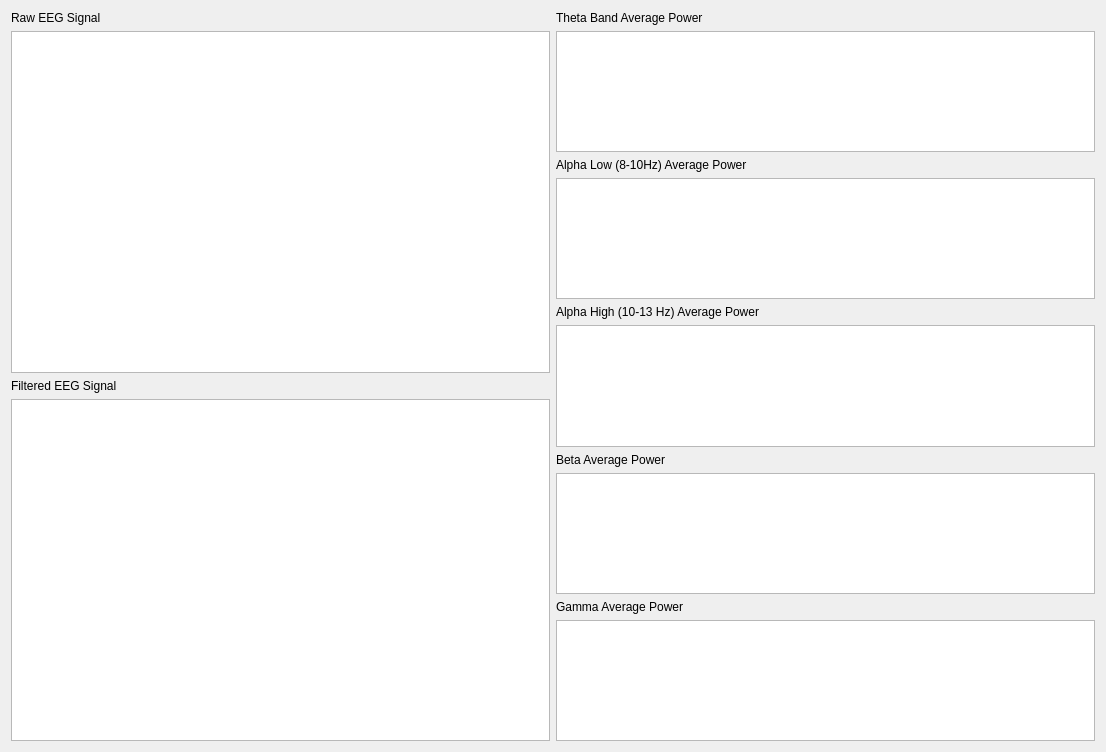
<?xml version="1.0" encoding="UTF-8"?>
<ui version="4.0">
 <class>Dialog</class>
 <widget class="QDialog" name="Dialog">
  <property name="geometry">
   <rect>
    <x>0</x>
    <y>0</y>
    <width>1106</width>
    <height>752</height>
   </rect>
  </property>
  <property name="windowTitle">
   <string>EEG Summary</string>
  </property>
  <layout class="QGridLayout" name="gridLayout">
   <item row="0" column="0">
    <layout class="QVBoxLayout" name="verticalLayout">
     <item>
      <widget class="QLabel" name="label">
       <property name="text">
        <string>Raw EEG Signal</string>
       </property>
      </widget>
     </item>
     <item>
      <widget class="PlotWidget" name="raw"/>
     </item>
     <item>
      <widget class="QLabel" name="label_2">
       <property name="text">
        <string>Filtered EEG Signal</string>
       </property>
      </widget>
     </item>
     <item>
      <widget class="PlotWidget" name="filtered"/>
     </item>
    </layout>
   </item>
   <item row="0" column="1">
    <layout class="QVBoxLayout" name="verticalLayout_2" stretch="0,0,0,0,0,0,0,0,0,0">
     <item>
      <widget class="QLabel" name="label_3">
       <property name="text">
        <string>Theta Band Average Power</string>
       </property>
      </widget>
     </item>
     <item>
      <widget class="PlotWidget" name="theta"/>
     </item>
     <item>
      <widget class="QLabel" name="label_4">
       <property name="text">
        <string>Alpha Low (8-10Hz) Average Power</string>
       </property>
      </widget>
     </item>
     <item>
      <widget class="PlotWidget" name="alpha_low"/>
     </item>
     <item>
      <widget class="QLabel" name="label_5">
       <property name="text">
        <string>Alpha High (10-13 Hz) Average Power</string>
       </property>
      </widget>
     </item>
     <item>
      <widget class="PlotWidget" name="alpha_high"/>
     </item>
     <item>
      <widget class="QLabel" name="label_6">
       <property name="text">
        <string>Beta Average Power</string>
       </property>
      </widget>
     </item>
     <item>
      <widget class="PlotWidget" name="beta"/>
     </item>
     <item>
      <widget class="QLabel" name="label_7">
       <property name="text">
        <string>Gamma Average Power</string>
       </property>
      </widget>
     </item>
     <item>
      <widget class="PlotWidget" name="gamma"/>
     </item>
    </layout>
   </item>
  </layout>
 </widget>
 <customwidgets>
  <customwidget>
   <class>PlotWidget</class>
   <extends>QGraphicsView</extends>
   <header location="global">pyqtgraph</header>
  </customwidget>
 </customwidgets>
 <resources/>
 <connections/>
</ui>
